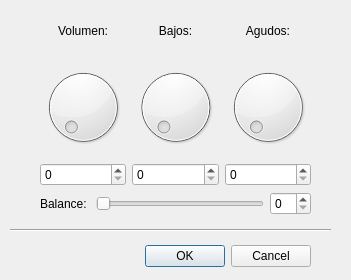
<?xml version="1.0" encoding="UTF-8"?>
<ui version="4.0">
 <class>AudioDescriptorAtrr</class>
 <widget class="QDialog" name="AudioDescriptorAtrr">
  <property name="geometry">
   <rect>
    <x>0</x>
    <y>0</y>
    <width>351</width>
    <height>280</height>
   </rect>
  </property>
  <property name="windowTitle">
   <string>Dialog</string>
  </property>
  <widget class="QDialogButtonBox" name="buttonBox">
   <property name="geometry">
    <rect>
     <x>-30</x>
     <y>240</y>
     <width>341</width>
     <height>32</height>
    </rect>
   </property>
   <property name="orientation">
    <enum>Qt::Horizontal</enum>
   </property>
   <property name="standardButtons">
    <set>QDialogButtonBox::Cancel|QDialogButtonBox::Ok</set>
   </property>
  </widget>
  <widget class="QFrame" name="frame">
   <property name="geometry">
    <rect>
     <x>10</x>
     <y>220</y>
     <width>321</width>
     <height>21</height>
    </rect>
   </property>
   <property name="frameShape">
    <enum>QFrame::HLine</enum>
   </property>
   <property name="frameShadow">
    <enum>QFrame::Sunken</enum>
   </property>
  </widget>
  <widget class="QWidget" name="verticalLayoutWidget_5">
   <property name="geometry">
    <rect>
     <x>40</x>
     <y>10</y>
     <width>271</width>
     <height>205</height>
    </rect>
   </property>
   <layout class="QVBoxLayout" name="verticalLayout_5">
    <item>
     <layout class="QVBoxLayout" name="verticalLayout_3">
      <item>
       <layout class="QHBoxLayout" name="horizontalLayout">
        <item>
         <layout class="QVBoxLayout" name="verticalLayout_2">
          <item>
           <widget class="QLabel" name="label">
            <property name="text">
             <string>Volumen:</string>
            </property>
            <property name="alignment">
             <set>Qt::AlignCenter</set>
            </property>
           </widget>
          </item>
          <item>
           <widget class="QDial" name="volumeDial"/>
          </item>
          <item>
           <widget class="QSpinBox" name="volumeSpinBox"/>
          </item>
         </layout>
        </item>
        <item>
         <layout class="QVBoxLayout" name="verticalLayout">
          <item>
           <widget class="QLabel" name="label_4">
            <property name="text">
             <string>Bajos:</string>
            </property>
            <property name="alignment">
             <set>Qt::AlignCenter</set>
            </property>
           </widget>
          </item>
          <item>
           <widget class="QDial" name="bassDial"/>
          </item>
          <item>
           <widget class="QSpinBox" name="bassSpinBox"/>
          </item>
         </layout>
        </item>
        <item>
         <layout class="QVBoxLayout" name="verticalLayout_4">
          <item>
           <widget class="QLabel" name="label_3">
            <property name="text">
             <string>Agudos:</string>
            </property>
            <property name="alignment">
             <set>Qt::AlignCenter</set>
            </property>
           </widget>
          </item>
          <item>
           <widget class="QDial" name="trebleDial"/>
          </item>
          <item>
           <widget class="QSpinBox" name="trebleSpinBox"/>
          </item>
         </layout>
        </item>
       </layout>
      </item>
     </layout>
    </item>
    <item>
     <layout class="QHBoxLayout" name="horizontalLayout_2">
      <item>
       <widget class="QLabel" name="label_2">
        <property name="text">
         <string>Balance: </string>
        </property>
        <property name="alignment">
         <set>Qt::AlignLeading|Qt::AlignLeft|Qt::AlignVCenter</set>
        </property>
       </widget>
      </item>
      <item>
       <widget class="QSlider" name="balanceSlider">
        <property name="orientation">
         <enum>Qt::Horizontal</enum>
        </property>
       </widget>
      </item>
      <item>
       <widget class="QSpinBox" name="balanceSpinBox"/>
      </item>
     </layout>
    </item>
   </layout>
  </widget>
 </widget>
 <resources/>
 <connections>
  <connection>
   <sender>buttonBox</sender>
   <signal>accepted()</signal>
   <receiver>AudioDescriptorAtrr</receiver>
   <slot>accept()</slot>
   <hints>
    <hint type="sourcelabel">
     <x>248</x>
     <y>254</y>
    </hint>
    <hint type="destinationlabel">
     <x>157</x>
     <y>274</y>
    </hint>
   </hints>
  </connection>
  <connection>
   <sender>buttonBox</sender>
   <signal>rejected()</signal>
   <receiver>AudioDescriptorAtrr</receiver>
   <slot>reject()</slot>
   <hints>
    <hint type="sourcelabel">
     <x>316</x>
     <y>260</y>
    </hint>
    <hint type="destinationlabel">
     <x>286</x>
     <y>274</y>
    </hint>
   </hints>
  </connection>
 </connections>
</ui>
